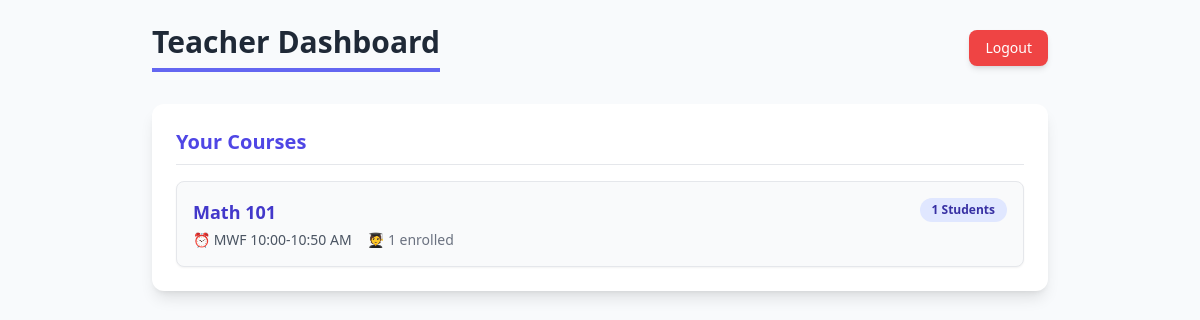
The page /teacher (signed in) on the database as committed earlier.
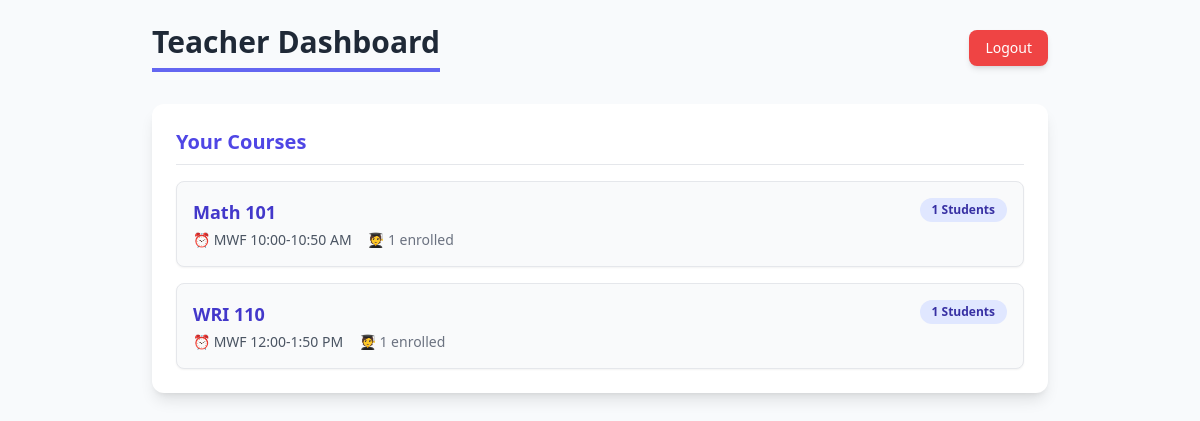
The same page on the database as committed later.
### models.py (models this page shows, shortened)
class Course(db.Model):
    id = db.Column(db.Integer, primary_key=True)
    name = db.Column(db.String(64))
    max_students = db.Column(db.Integer)
    cur_students = db.Column(db.Integer)
    time = db.Column(db.String(32))
    teacher_id = db.Column(db.Integer, db.ForeignKey("user.id"))
    teacher = db.relationship("User", back_populates="courses_taught")
    enrollments = db.relationship("Enrollment", back_populates="course")

### app.py (the view)
@app.route("/teacher")
def teacher_dashboard():
    if not g.user or g.user.user_type != "teacher":
        return redirect("/login")
    courses = Course.query.filter_by(teacher_id=g.user.id).all()
    return render_template("teacher_dashboard.html", courses=courses)

### app.py (called while the page is built)
@app.before_request
def load_user():
    g.user = None
    if "user_id" in session:
        g.user = User.query.get(session["user_id"])

### templates/teacher_dashboard.html (shortened to what this page needs)
<!DOCTYPE html>
<html>
<head>
    <script src="https://cdn.tailwindcss.com"></script>
</head>
<body class="p-6">
    <div class="max-w-4xl mx-auto mb-8 flex justify-between items-center">
        <h1 class="text-3xl font-bold text-gray-800 border-b-4 border-indigo-500 pb-2 inline-block">
            Teacher Dashboard
        </h1>
        <a href="/logout"
           class="px-4 py-2 text-sm font-medium text-white bg-red-500 rounded-lg shadow-md
                  hover:bg-red-600 transition duration-150 focus:outline-none focus:ring-2
                  focus:ring-red-500 focus:ring-opacity-50">
            Logout
        </a>
    </div>
    <div class="max-w-4xl mx-auto bg-white p-6 rounded-xl shadow-lg">
        <h2 class="text-xl font-semibold indigo-brand mb-4 border-b pb-2">Your Courses</h2>
        <div class="space-y-4">
            {% for c in courses %}
                <div class="bg-gray-50 border border-gray-200 rounded-lg p-4 shadow-sm hover:shadow-md transition duration-200">
                    <div class="flex justify-between items-start">
                        <div class="flex-grow">
                            <a href="/teacher/course/{{ c.id }}" class="text-lg font-bold text-indigo-700 hover:text-indigo-900 transition duration-150">
                                {{ c.name }}
                            </a>
                            <div class="text-sm text-gray-600 mt-1">
                                <span class="mr-3">⏰ {{ c.time }}</span>
                                <span class="font-medium text-gray-500">
                                    🧑‍🎓 {{ c.enrollments|length }} enrolled
                                </span>
                            </div>
                        </div>
                        {% set enrollment_count = c.enrollments|length %}
                        <div class="ml-4 px-3 py-1 text-xs font-semibold rounded-full
                                    {% if enrollment_count == 0 %}
                                        bg-yellow-100 text-yellow-800
                                    {% else %}
                                        bg-indigo-100 text-indigo-800
                                    {% endif %}
                                    ">
                            {{ enrollment_count }} Students
                        </div>
                    </div>
                </div>
            {% endfor %}
        </div>
    </div>
</body>
</html>

### templates/teacher_dashboard.html (style rules this page uses)
.indigo-brand { color: #4f46e5; }
body { background-color: #f8fafc; }

Rows that differ between the two databases and show on the page:
added Course: name "WRI 110", time "MWF 12:00-1:50 PM", enrollments|length "1", enrollment_count "1"
